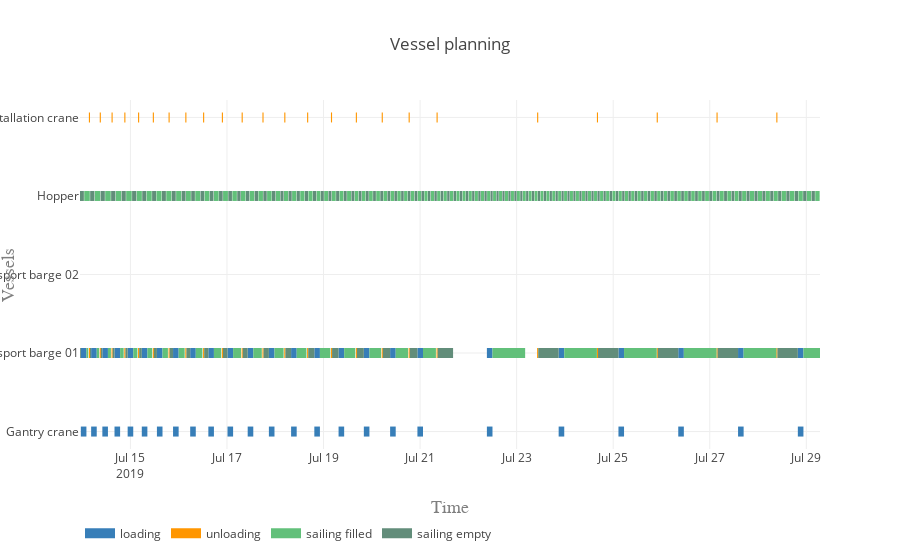

The notebook cell this image was saved under:
### Markdown cell above
#### Vessel planning

### Code cell
vessels = [gantry_crane, 
           installation_crane, 
           transport_barge_01, 
           transport_barge_02, 
           hopper]

activity_labels = ['loading', 'unloading', 'sailing filled', 'sailing empty', 'processing']
colors = {0:'rgb(55,126,184)', 1:'rgb(255,150,0)', 2:'rgb(98, 192, 122)', 3:'rgb(98, 141, 122)', 4:'rgb(110, 141, 122)'}

plot.vessel_planning(vessels, activity_labels, colors)

### Figure 1 — Plotly figure (JSON) as saved in the notebook; plotly's stock layout.template omitted (floating-point values rounded to 4 significant figures; data arrays with more than 128 entries replaced by an {"elided": "..."} marker saying what was removed)
{"data": [{"connectgaps": false, "hoverinfo": "y+name", "line": {"color": "rgb(55,126,184)", "width": 10}, "mode": "lines", "name": "loading", "type": "scatter", "uid": "deb9020e-0ed0-440b-b183-36af0a38f907", "x": {"elided": "4000 str values"}, "y": {"elided": "4000 str values"}}, {"connectgaps": false, "hoverinfo": "y+name", "line": {"color": "rgb(255,150,0)", "width": 10}, "mode": "lines", "name": "unloading", "type": "scatter", "uid": "41438d3b-7da6-4574-a96c-43baba3bc767", "x": {"elided": "4000 str values"}, "y": {"elided": "4000 str values"}}, {"connectgaps": false, "hoverinfo": "y+name", "line": {"color": "rgb(98, 192, 122)", "width": 10}, "mode": "lines", "name": "sailing filled", "type": "scatter", "uid": "5a748eb0-0cdb-428d-8eb6-0ed991a05520", "x": {"elided": "2000 str values"}, "y": {"elided": "2000 str values"}}, {"connectgaps": false, "hoverinfo": "y+name", "line": {"color": "rgb(98, 141, 122)", "width": 10}, "mode": "lines", "name": "sailing empty", "type": "scatter", "uid": "13f9c89c-fa78-435a-8627-e7cab3ec8b37", "x": {"elided": "1990 str values"}, "y": {"elided": "1990 str values"}}, {"connectgaps": false, "hoverinfo": "y+name", "line": {"color": "rgb(110, 141, 122)", "width": 10}, "mode": "lines", "name": "processing", "type": "scatter", "uid": "b52892ab-e6b6-4e80-8520-1ba08333f2be", "x": [], "y": []}], "layout": {"hovermode": "closest", "legend": {"orientation": "h", "x": 0, "y": -0.2}, "title": {"text": "Vessel planning"}, "xaxis": {"range": ["2019-07-13 22:56:08.062643", "2019-07-29 06:48:17.630991"], "title": {"font": {"color": "#7f7f7f", "family": "Courier New, monospace", "size": 18}, "text": "Time"}}, "yaxis": {"title": {"font": {"color": "#7f7f7f", "family": "Courier New, monospace", "size": 18}, "text": "Vessels"}}}}
